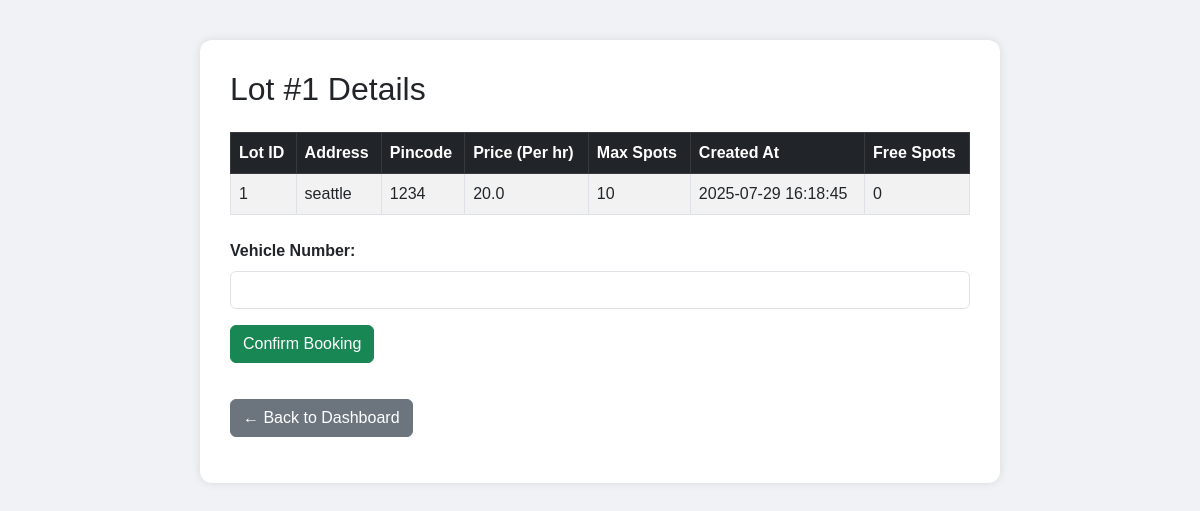
/lot/choose/1, run on an earlier commit of the app's database.
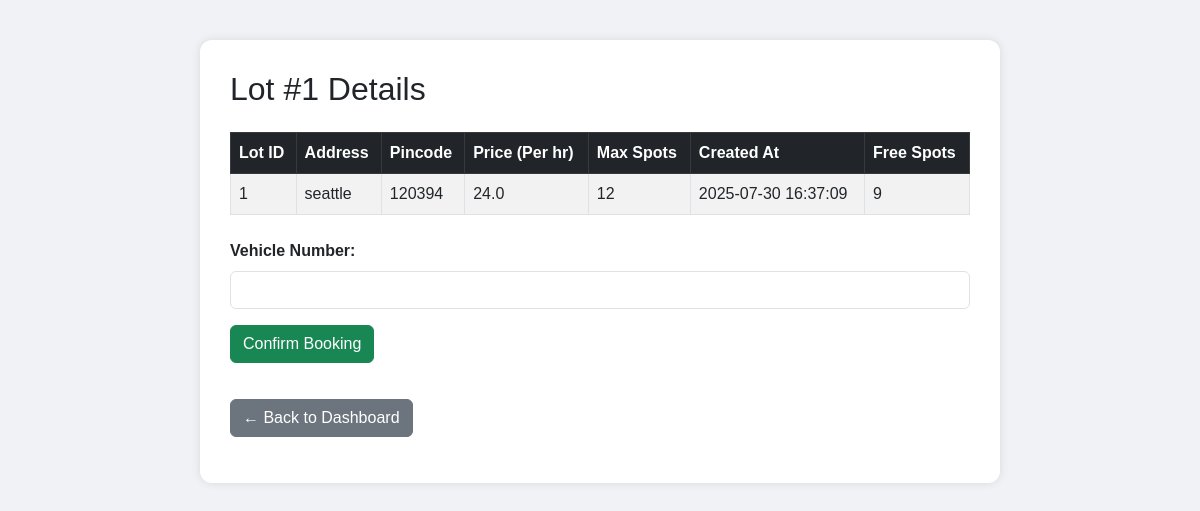
And on a later commit of the database.
### tables this page shows
CREATE TABLE ParkingLots (
              lot_id         INTEGER PRIMARY KEY AUTOINCREMENT,
              address        TEXT    NOT NULL,
              pin_code       TEXT,
              price_per_hour REAL    NOT NULL,
              max_spots      INTEGER NOT NULL,
              created_at     DATETIME DEFAULT CURRENT_TIMESTAMP,
              free_spots   INTEGER NOT NULL
            );

### app.py (the view, shortened to what this page needs)
@app.route('/lot/choose/<int:lotid>', methods=['GET', 'POST'])
def book_lot(lotid):
    print("line 1")
    states = [
        "AP", "AR", "AS", "BR", "CG", "CH", "DD", "DL",
        "GA", "GJ", "HP", "HR", "JH", "JK", "KA", "KL",
        "LA", "LD", "MH", "ML", "MN", "MP", "MZ", "NL",
        "OD", "PB", "PY", "RJ", "SK", "TG", "TN", "TR",
        "UK", "UP", "WB"
    ]
    lot = get_lot(lotid)
    print("form request")
    return render_template(
        'userLotDetails.html',
        lot=lot, userid=session.get('user_id')
    )

### app.py (called while the page is built)
def get_lot(lotid):
    with sqlite3.connect(DB) as con:
        cur = con.cursor()
        cur.execute('SELECT * FROM ParkingLots WHERE lot_id = ?', (lotid,))
        return cur.fetchone()

### templates/userLotDetails.html (shortened to what this page needs)
<!DOCTYPE html>
<html lang="en">
<head>
    <link href="https://cdn.jsdelivr.net/npm/bootstrap@5.3.0/dist/css/bootstrap.min.css" rel="stylesheet">
</head>
<body>
<div class="container">
    <h2 class="mb-4">Lot #{{ lot[0] }} Details</h2>
    <table class="table table-bordered table-striped">
        <thead class="table-dark">
            <tr>
                <th>Lot ID</th>
                <th>Address</th>
                <th>Pincode</th>
                <th>Price (Per hr)</th>
                <th>Max Spots</th>
                <th>Created At</th>
                <th>Free Spots</th>
            </tr>
        </thead>
        <tbody>
            <tr>
                <td>{{ lot[0] }}</td>
                <td>{{ lot[1] }}</td>
                <td>{{ lot[2] }}</td>
                <td>{{ lot[3] }}</td>
                <td>{{ lot[4] }}</td>
                <td>{{ lot[5] }}</td>
                <td>{{ lot[6] }}</td>
            </tr>
        </tbody>
    </table>
    <form method="post" action="{{ url_for('book_lot', lotid=lot[0]) }}" class="mt-4">
        <div class="mb-3">
            <label for="vehicle_number" class="form-label">Vehicle Number:</label>
            <input type="text" id="vehicle_number" name="vehicle_number" class="form-control" required>
        </div>
        <button type="submit" class="btn btn-success">Confirm Booking</button>
    </form>
    <p class="back-link">
        <a href="{{ url_for('dashboard', userid=userid) }}" class="btn btn-secondary mt-3">← Back to Dashboard</a>
    </p>
</div>
</body>
</html>

What changed in the data, as far as the page shows it:
changed ParkingLots "seattle": pin_code "1234" → "120394"; price_per_hour "20.0" → "24.0"; max_spots "10" → "12"; created_at "2025-07-29 16:18:45" → "2025-07-30 16:37:09"; free_spots "0" → "9"
